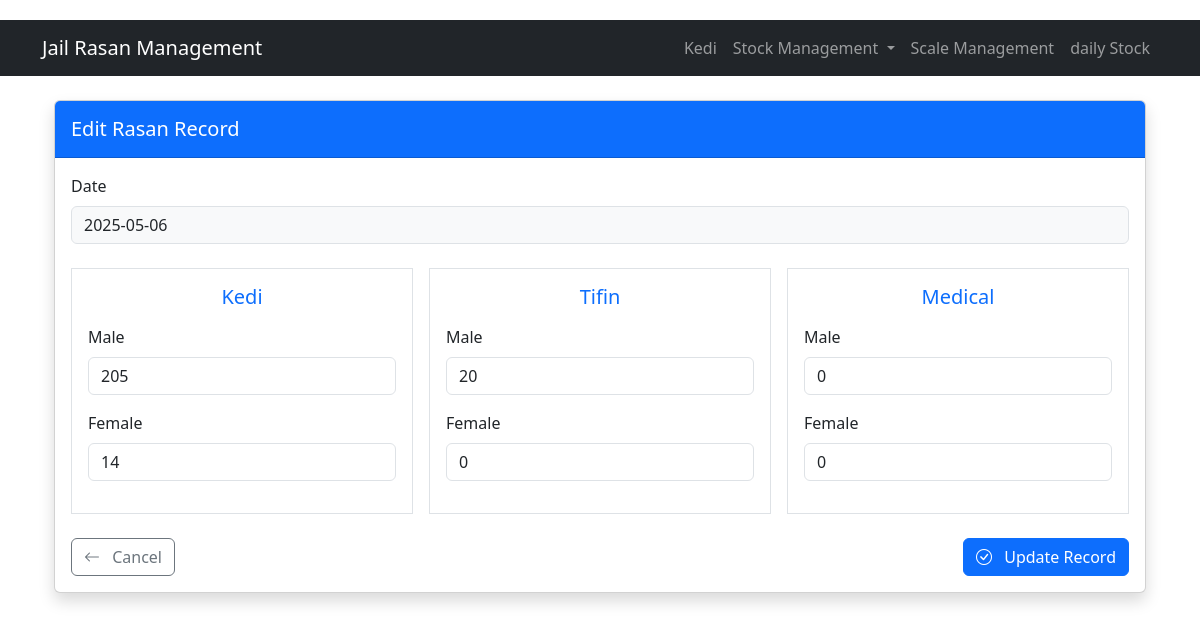
The page /kedi/edit/10 on the database its author committed.
### models.py (models this page shows, shortened)
class RasanRecord(db.Model):
    id = db.Column(db.Integer, primary_key=True)
    date = db.Column(db.Date, nullable=False, unique=True)
    kedi_m = db.Column(db.Integer, nullable=False, default=0)
    kedi_f = db.Column(db.Integer, nullable=False, default=0)
    tifin_m = db.Column(db.Integer, nullable=False, default=0)
    tifin_f = db.Column(db.Integer, nullable=False, default=0)
    medical_m = db.Column(db.Integer, nullable=False, default=0)
    medical_f = db.Column(db.Integer, nullable=False, default=0)

### app.py (the view, shortened to what this page needs)
@app.route('/kedi/edit/<int:id>', methods=['GET', 'POST'])
def edit_kedi(id):
    record = RasanRecord.query.get_or_404(id)
    return render_template('kedi/edit.html', record=record)

### templates/kedi/edit.html (shortened to what this page needs)
{% extends "base.html" %}
{% block content %}
<div class="container mt-4">
    <div class="card shadow">
        <div class="card-header bg-primary text-white py-3">
            <h2 class="h5 mb-0">Edit Rasan Record</h2>
        </div>
        <div class="card-body">
            <form method="POST" class="needs-validation" novalidate>
                <div class="mb-4">
                    <label class="form-label">Date</label>
                    <input type="text" class="form-control bg-light" value="{{ record.date.strftime('%Y-%m-%d') }}" readonly>
                </div>
                <div class="row g-3 mb-4">
                    <div class="col-md-4">
                        <div class="border p-3 h-100">
                            <h5 class="text-center mb-3 text-primary">Kedi</h5>
                            <div class="mb-3">
                                <label for="kedi_m" class="form-label">Male</label>
                                <input type="number" class="form-control" id="kedi_m" name="kedi_m"
                                       value="{{ record.kedi_m }}" min="0" required>
                            </div>
                            <div class="mb-3">
                                <label for="kedi_f" class="form-label">Female</label>
                                <input type="number" class="form-control" id="kedi_f" name="kedi_f"
                                       value="{{ record.kedi_f }}" min="0" required>
                            </div>
                        </div>
                    </div>
                    <div class="col-md-4">
                        <div class="border p-3 h-100">
                            <h5 class="text-center mb-3 text-primary">Tifin</h5>
                            <div class="mb-3">
                                <label for="tifin_m" class="form-label">Male</label>
                                <input type="number" class="form-control" id="tifin_m" name="tifin_m"
                                       value="{{ record.tifin_m }}" min="0" required>
                            </div>
                            <div class="mb-3">
                                <label for="tifin_f" class="form-label">Female</label>
                                <input type="number" class="form-control" id="tifin_f" name="tifin_f"
                                       value="{{ record.tifin_f }}" min="0" required>
                            </div>
                        </div>
                    </div>
                    <div class="col-md-4">
                        <div class="border p-3 h-100">
                            <h5 class="text-center mb-3 text-primary">Medical</h5>
                            <div class="mb-3">
                                <label for="medical_m" class="form-label">Male</label>
                                <input type="number" class="form-control" id="medical_m" name="medical_m"
                                       value="{{ record.medical_m }}" min="0" required>
                            </div>
                            <div class="mb-3">
                                <label for="medical_f" class="form-label">Female</label>
                                <input type="number" class="form-control" id="medical_f" name="medical_f"
                                       value="{{ record.medical_f }}" min="0" required>
                            </div>
                        </div>
                    </div>
                </div>
                <div class="d-flex justify-content-between mt-4">
                    <a href="{{ url_for('index') }}" class="btn btn-outline-secondary">
                        <i class="bi bi-arrow-left me-2"></i> Cancel
                    </a>
                    <button type="submit" class="btn btn-primary">
                        <i class="bi bi-check-circle me-2"></i> Update Record
                    </button>
                </div>
            </form>
        </div>
    </div>
</div>
{% endblock %}

### static/style.css (style rules this page uses)
body { padding-top: 20px; padding-bottom: 20px; }
h2, h4 { color: #2c3e50; }

### rows shown on the page
RasanRecord: date "2025-05-06", kedi_m "205", kedi_f "14", tifin_m "20", tifin_f "0", medical_m "0", medical_f "0"
